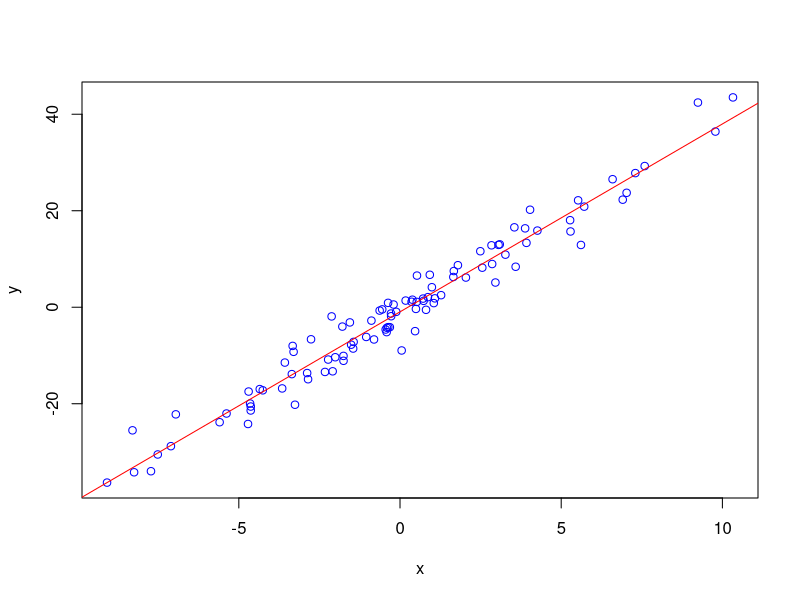

Here is the R script that generated this plot:
## ---- chunk 1
set.seed(100)
inp <- data.frame('x' = 4 * rnorm(100))
inp$y <- 4 * inp$x - 1 + 4 * rnorm(100)
plot(inp, col = 'blue')
fit <- lm(y ~ x, data = inp)
abline(fit, col = 'red')
